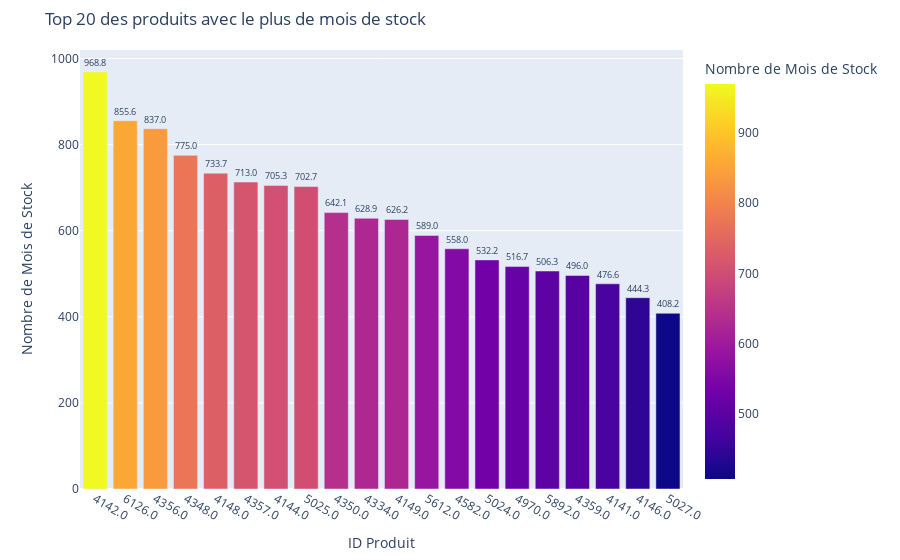

Notebook source saved alongside this figure:
### Markdown cell above
<div style="border: 1px solid RGB(51,165,182);" >
<h3 style="margin: auto; padding: 20px; color: RGB(51,165,182); ">Etape 5.3 - Analyse des stocks</h3>
</div>

### Code cell
######################################
# Calcule le nombre de mois de stock #
######################################

import numpy as np

# merged_df contient les colonnes 'total_sales' et 'stock_quantity'
#Création de la colonne Rotation de stock

# 1. Calculer le stock moyen (ici, on peut considérer que le stock est constant)
merged_df['stock_moyen'] = merged_df['stock_quantity']  # En l'absence d'autres données, on utilise la quantité en stock comme stock moyen

# 2. Calculer la rotation de stock (quantité vendue / stock moyen)
merged_df['rotation_stock'] = merged_df['total_sales'] / merged_df['stock_moyen'].replace(0, float('nan'))

# 3. Remplacer les valeurs infinies par 0 (si stock_moyen était zéro)
merged_df['rotation_stock'] = merged_df['rotation_stock'].replace([float('inf'), -float('inf')], 0)

# 4. Effectuer le tri dans l'ordre décroissant du nombre de mois de stock dans le dataset merged_df
# Pour calculer la colonne 'mois_stock' il faut :
# 4.1. Calculer les ventes moyennes quotidiennes (total_sales / 31 jours pour le mois d'octobre) # calcule de la colonne 'mois_stock'
merged_df['sales_par_jour'] = (merged_df['total_sales'] / 31).replace(0, np.nan)

# 4.2. Calculer le nombre de mois de stock
merged_df['mois_stock'] = merged_df['stock_quantity'] / merged_df['sales_par_jour']

# 4.3. Remplacer les valeurs infinies par 0 (cas où stock_quantity est 0 ou total_sales est 0)
merged_df['mois_stock'] = merged_df['mois_stock'].replace([np.inf, -np.inf], 0)

# 4.4. Effectuer le tri dans l'ordre décroissant du nombre de mois de stock
df_trié_stock = merged_df.sort_values(by='mois_stock', ascending=False).copy()

# 5. Afficher le DataFrame trié
#print(df_trié_stock)

# 6. Afficher le flop 20 des produits ayant le plus de mois de stock
top_20_mois_stock = df_trié_stock.head(20).copy()
top_20_mois_stock["product_id"] =top_20_mois_stock ["product_id"].astype(str)
#print(top_20_mois_stock )

# Graphique en barre des 20 premiers produits avec plotly express

fig = px.bar(
    top_20_mois_stock, 
    x='product_id', 
    y='mois_stock', 
    title='Top 20 des produits avec le plus de mois de stock',
    labels={'product_id': 'ID Produit', 'mois_stock': 'Nombre de Mois de Stock'},
    color='mois_stock', 
    color_continuous_scale=px.colors.sequential.Plasma,
    text='mois_stock'  # Ajout des étiquettes de données
)

# Ajustement des étiquettes avec des options supplémentaires
fig.update_traces(texttemplate='%{text:.1f}', textposition='outside', textfont_size=12)

# Ajustement des marges du graphique pour éviter que les étiquettes soient coupées
fig.update_layout(
    margin=dict(t=50, b=50),
    height=500  # Ajustement de la hauteur du graphique si nécessaire
)

# Afficher le graphique
fig.show()

### Figure 1 — Plotly figure (JSON) as saved in the notebook; plotly's stock layout.template omitted (floating-point values rounded to 4 significant figures)
{"data": [{"alignmentgroup": "True", "hovertemplate": "ID Produit=%{x}<br>Nombre de Mois de Stock=%{marker.color}<extra></extra>", "legendgroup": "", "marker": {"color": [968.8, 855.6, 837, 775, 733.7, 713, 705.2, 702.7, 642.1, 628.9, 626.2, 589, 558, 532.2, 516.7, 506.3, 496, 476.6, 444.3, 408.2], "coloraxis": "coloraxis", "pattern": {"shape": ""}}, "name": "", "offsetgroup": "", "orientation": "v", "showlegend": false, "text": [968.8, 855.6, 837, 775, 733.7, 713, 705.2, 702.7, 642.1, 628.9, 626.2, 589, 558, 532.2, 516.7, 506.3, 496, 476.6, 444.3, 408.2], "textfont": {"size": 12}, "textposition": "outside", "texttemplate": "%{text:.1f}", "type": "bar", "x": ["4142.0", "6126.0", "4356.0", "4348.0", "4148.0", "4357.0", "4144.0", "5025.0", "4350.0", "4334.0", "4149.0", "5612.0", "4582.0", "5024.0", "4970.0", "5892.0", "4359.0", "4141.0", "4146.0", "5027.0"], "xaxis": "x", "y": [968.8, 855.6, 837, 775, 733.7, 713, 705.2, 702.7, 642.1, 628.9, 626.2, 589, 558, 532.2, 516.7, 506.3, 496, 476.6, 444.3, 408.2], "yaxis": "y"}], "layout": {"autosize": true, "barmode": "relative", "coloraxis": {"colorbar": {"title": {"text": "Nombre de Mois de Stock"}}, "colorscale": [[0, "#0d0887"], [0.1111, "#46039f"], [0.2222, "#7201a8"], [0.3333, "#9c179e"], [0.4444, "#bd3786"], [0.5556, "#d8576b"], [0.6667, "#ed7953"], [0.7778, "#fb9f3a"], [0.8889, "#fdca26"], [1, "#f0f921"]]}, "legend": {"tracegroupgap": 0}, "margin": {"b": 50, "t": 50}, "title": {"text": "Top 20 des produits avec le plus de mois de stock"}, "xaxis": {"anchor": "y", "autorange": true, "domain": [0, 1], "range": [-0.5, 19.5], "title": {"text": "ID Produit"}, "type": "category"}, "yaxis": {"anchor": "x", "autorange": true, "domain": [0, 1], "range": [0, 1020.0], "title": {"text": "Nombre de Mois de Stock"}, "type": "linear"}}}
